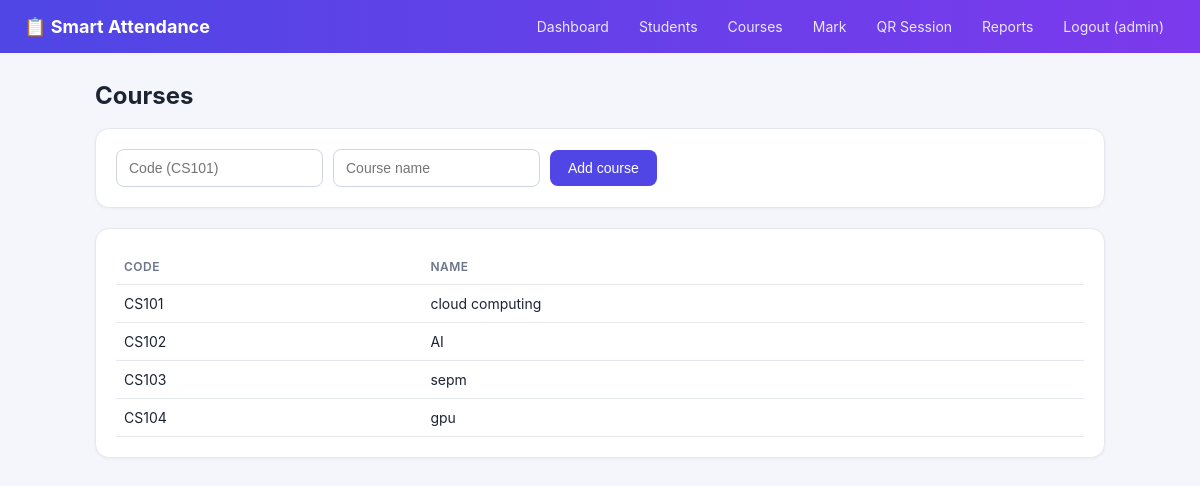
The page /courses (signed in) on the database its author committed.
### tables this page shows
CREATE TABLE courses(
        id INTEGER PRIMARY KEY, code TEXT UNIQUE NOT NULL, name TEXT NOT NULL);

### app.py (the view, shortened to what this page needs)
@app.route("/courses", methods=["GET", "POST"])
@login_required("teacher")
def courses():
    db = get_db()
    return render_template("courses.html",
                           courses=db.execute("SELECT * FROM courses ORDER BY code").fetchall())

### app.py (called while the page is built)
def get_db():
    if "db" not in g:
        g.db = sqlite3.connect(DB)
        g.db.row_factory = sqlite3.Row
    return g.db

def login_required(role=None):
    def deco(f):
        @wraps(f)
        def wrapper(*a, **kw):
            if "user_id" not in session:
                return redirect(url_for("login"))
            if role and session.get("role") != role:
                abort(403)
            return f(*a, **kw)
        return wrapper
    return deco

### templates/courses.html
{% extends "base.html" %}{% block body %}
<h1>Courses</h1>
<div class="card"><form method="post" class="inline"><input name="code" placeholder="Code (CS101)" required>
<input name="name" placeholder="Course name" required><button class="btn">Add course</button></form></div>
<div class="card"><table><tr><th>Code</th><th>Name</th></tr>
{% for c in courses %}<tr><td>{{ c.code }}</td><td>{{ c.name }}</td></tr>{% else %}<tr><td colspan="2" class="muted">No courses yet.</td></tr>{% endfor %}</table></div>
{% endblock %}

### static/style.css (style rules this page uses)
:root { --bg:#f4f6fb;--card:#fff;--ink:#1c2333;--muted:#6b7488;--brand:#4f46e5;--brand2:#7c3aed;--ok:#16a34a;--bad:#dc2626;--line:#e5e8f0 }
* { box-sizing:border-box }
body { margin:0;font-family:Inter,system-ui,Segoe UI,Arial,sans-serif;background:var(--bg);color:var(--ink) }
h1 { margin:0 0 18px;font-size:24px }
.card { background:var(--card);border:1px solid var(--line);border-radius:14px;padding:20px;margin-bottom:20px;box-shadow:0 1px 3px rgba(20,30,60,.05) }
table { width:100%;border-collapse:collapse;font-size:14px }
th,td { text-align:left;padding:10px 8px;border-bottom:1px solid var(--line) }
th { color:var(--muted);font-weight:600;font-size:12px;text-transform:uppercase;letter-spacing:.04em }
input,select { padding:10px 12px;border:1px solid #cfd5e3;border-radius:8px;font-size:14px;background:#fff }
.btn { background:var(--brand);color:#fff;border:0;padding:10px 18px;border-radius:8px;cursor:pointer;font-size:14px;text-decoration:none;display:inline-block }
form.inline { display:flex;gap:10px;flex-wrap:wrap;align-items:center }

### rows shown on the page
courses: code "CS101", name "cloud computing"
courses: code "CS102", name "AI"
courses: code "CS103", name "sepm"
courses: code "CS104", name "gpu"

### other values the page prints
{{ session.username }} "admin"
